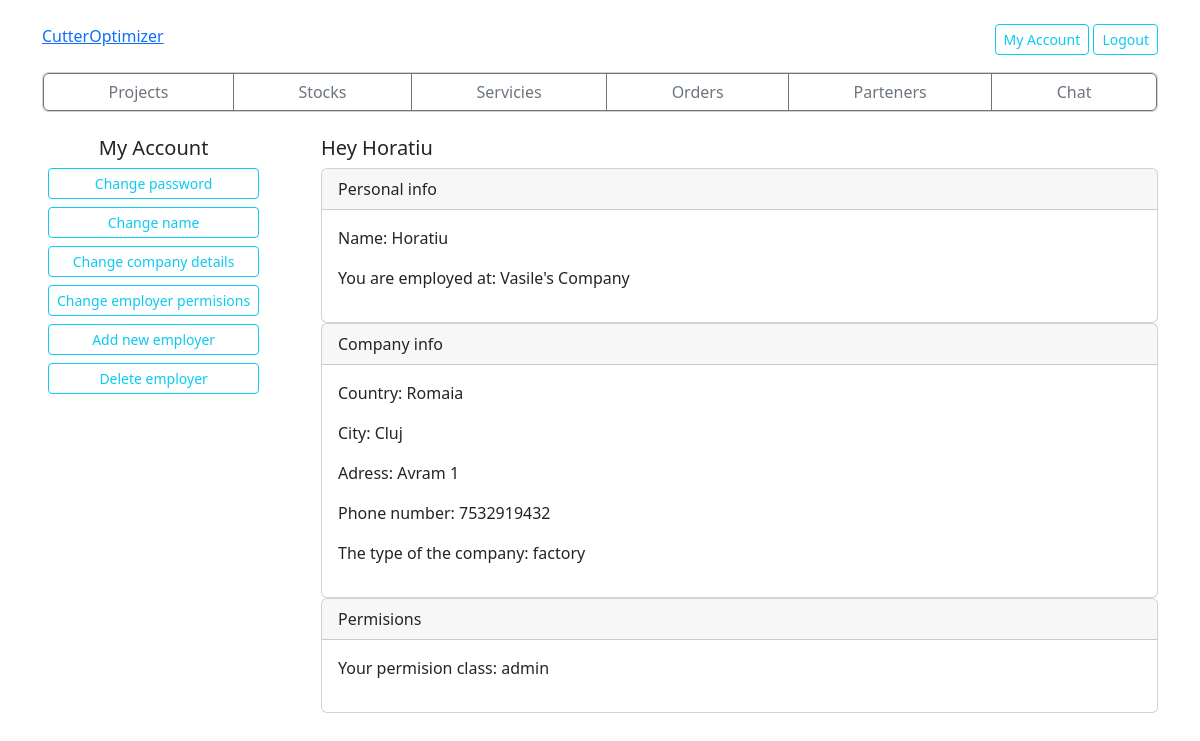
The app's page /account (signed in), older data.
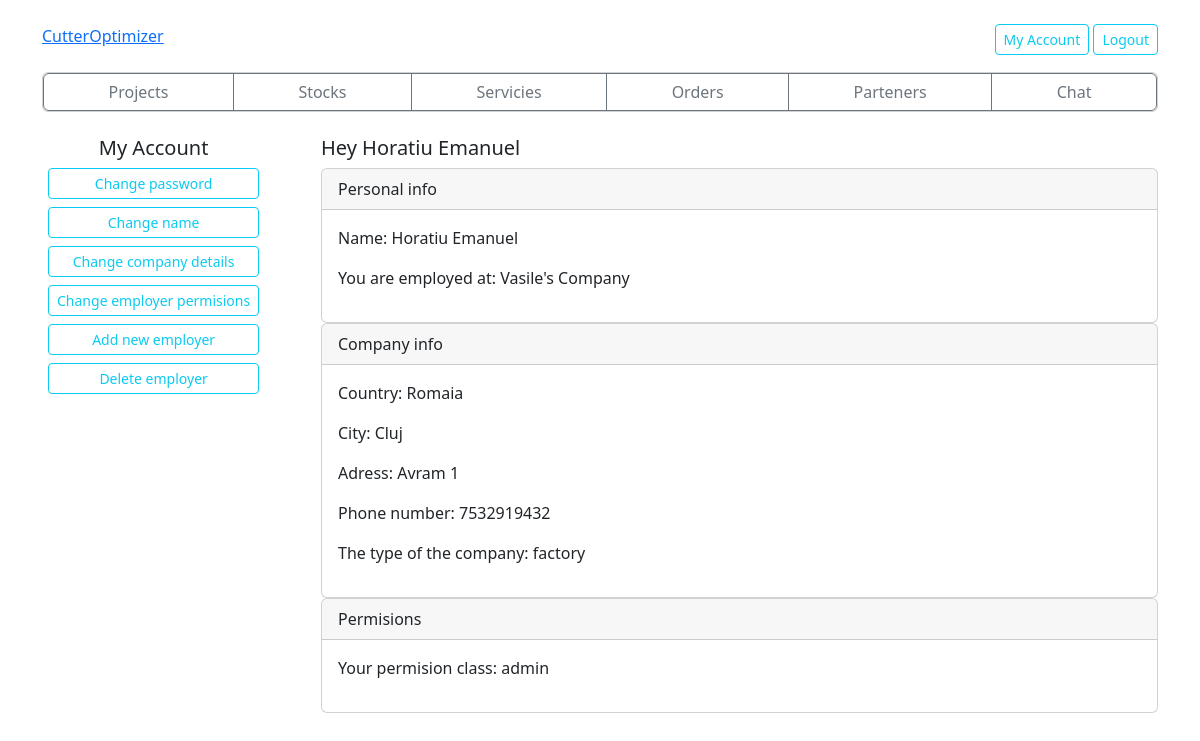
The same page, newer data.
### userAuth/models.py (models this page shows)
class CompanyEmployer(models.Model):
    user = models.OneToOneField(User, on_delete=models.CASCADE, primary_key=True)
    company = models.ForeignKey(Company, on_delete=models.CASCADE, null=False, blank=False)
    name = models.TextField(null=True, blank=True)
    middleName=models.TextField(null=True, blank=True)
    accountPermisions = models.CharField(max_length=20, default='admin')

class Company(models.Model):
    company = models.TextField(primary_key=True)
    country = models.TextField()
    city = models.TextField()
    adress = models.TextField()
    phone = models.IntegerField()
    companyType = models.CharField(max_length=20, null=False, blank=False)
    def __str__ (self):
        return str(self.company)

### userAuth/views.py (the view)
# urls.py: path('account', views.myAccount, name='account'),
@login_required(login_url=loginPage)
def myAccount(request):
    companyEmployer = CompanyEmployer.objects.get(user=request.user)
    company = Company.objects.get(company=companyEmployer.company)
    context = {'companyEmployer' : companyEmployer, 'company' : company}
    return render(request, 'userAuth/account.html', context)

### userAuth/templates/userAuth/account.html (shortened to what this page needs)
{% extends 'main.html' %}
{% block titleBar %}
<h5>
    My Account
</h5>
{% endblock %}
{% block contentBar %}
<div class="d-grid gap-2 mx-auto">
    <button type="button" id="changePass" name="contentBarButton" class="btn btn-outline-info btn-sm" onclick="renderContent('changePass')">Change password</button>
    <button type="button" id="changeName" name="contentBarButton" class="btn btn-outline-info btn-sm" onclick="renderContent('changeName')">Change name</button>
    <button type="button" id="changeCompany" name="contentBarButton" class="btn btn-outline-info btn-sm" onclick="renderContent('changeCompany')">Change company details</button>
    <button type="button" id="changePermisions" name="contentBarButton" class="btn btn-outline-info btn-sm" onclick="renderContent('changePermisions')">Change employer permisions</button>
    <button type="button" id="addEmployer" name="contentBarButton" class="btn btn-outline-info btn-sm" onclick="renderContent('addEmployer')">Add new employer</button>
    <button type="button" id="deleteEmployer" name="contentBarButton" class="btn btn-outline-info btn-sm" onclick="renderContent('deleteEmployer')">Delete employer</button>
</div>
{% endblock %}
{% block content %}
    <div id="accountContent" name="content">
        <h5>Hey {{companyEmployer.name}} {{companyEmployer.middleName}}</h5>
        <div class="card">
            <div class="card-header">
                Personal info
            </div>
            <div class="card-body">
                <p>Name: {{companyEmployer.name}} {{companyEmployer.middleName}}</p>
                <p>You are employed at: {{companyEmployer.company}}</p>
            </div>
        </div>
        <div class="card">
            <div class="card-header">
                Company info
            </div>
            <div class="card-body">
                <p>Country: {{company.country}}</p>
                <p>City: {{company.city}}</p>
                <p>Adress: {{company.adress}}</p>
                <p>Phone number: {{company.phone}}</p>
                <p>The type of the company: {{company.companyType}}</p>
            </div>
        </div>
        <div class="card">
            <div class="card-header">
                Permisions
            </div>
            <div class="card-body">
                <p>Your permision class: {{companyEmployer.accountPermisions}}</p>
            </div>
        </div>
    </div>
{% endblock %}

Row changes from the older to the newer data that the page shows:
changed CompanyEmployer "Horatiu": middleName (not shown) → "Emanuel"
